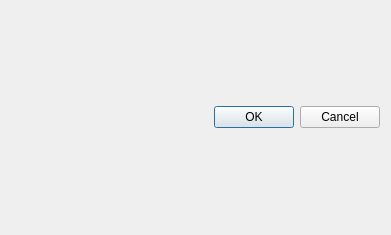
<?xml version="1.0" encoding="UTF-8"?>
<ui version="4.0">
 <class>PropertyDialog</class>
 <widget class="QDialog" name="PropertyDialog">
  <property name="geometry">
   <rect>
    <x>0</x>
    <y>0</y>
    <width>391</width>
    <height>235</height>
   </rect>
  </property>
  <property name="windowTitle">
   <string>Dialog</string>
  </property>
  <layout class="QGridLayout" name="gridLayout">
   <item row="1" column="0">
    <widget class="QDialogButtonBox" name="buttonBox">
     <property name="orientation">
      <enum>Qt::Horizontal</enum>
     </property>
     <property name="standardButtons">
      <set>QDialogButtonBox::Cancel|QDialogButtonBox::Ok</set>
     </property>
    </widget>
   </item>
   <item row="0" column="0">
    <layout class="QVBoxLayout" name="verticalLayout"/>
   </item>
  </layout>
 </widget>
 <resources/>
 <connections>
  <connection>
   <sender>buttonBox</sender>
   <signal>accepted()</signal>
   <receiver>PropertyDialog</receiver>
   <slot>accept()</slot>
   <hints>
    <hint type="sourcelabel">
     <x>248</x>
     <y>254</y>
    </hint>
    <hint type="destinationlabel">
     <x>157</x>
     <y>274</y>
    </hint>
   </hints>
  </connection>
  <connection>
   <sender>buttonBox</sender>
   <signal>rejected()</signal>
   <receiver>PropertyDialog</receiver>
   <slot>reject()</slot>
   <hints>
    <hint type="sourcelabel">
     <x>316</x>
     <y>260</y>
    </hint>
    <hint type="destinationlabel">
     <x>286</x>
     <y>274</y>
    </hint>
   </hints>
  </connection>
 </connections>
</ui>
